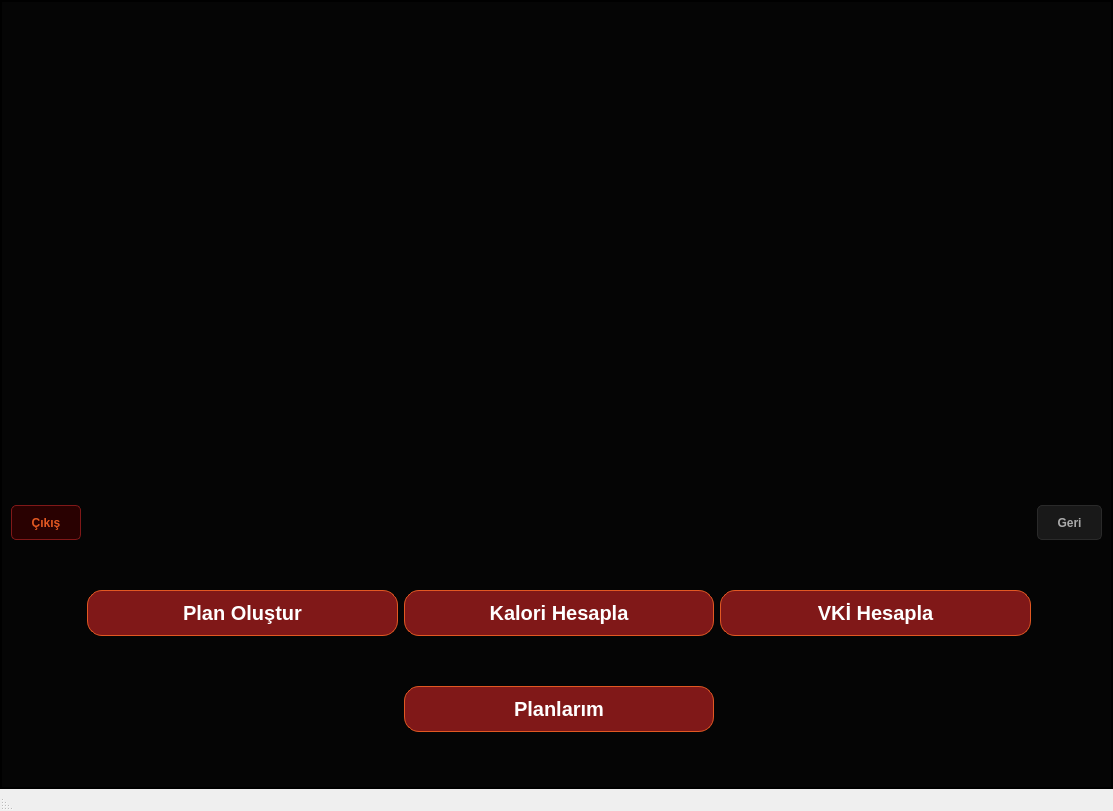
<?xml version="1.0" encoding="UTF-8"?>
<ui version="4.0">
 <class>MainWindow</class>
 <widget class="QMainWindow" name="MainWindow">
  <property name="geometry">
   <rect>
    <x>0</x>
    <y>0</y>
    <width>1113</width>
    <height>811</height>
   </rect>
  </property>
  <property name="maximumSize">
   <size>
    <width>16777215</width>
    <height>16777215</height>
   </size>
  </property>
  <property name="windowTitle">
   <string>MainWindow</string>
  </property>
  <property name="layoutDirection">
   <enum>Qt::RightToLeft</enum>
  </property>
  <widget class="QWidget" name="centralwidget">
   <layout class="QGridLayout" name="gridLayout">
    <property name="leftMargin">
     <number>0</number>
    </property>
    <property name="topMargin">
     <number>0</number>
    </property>
    <property name="rightMargin">
     <number>0</number>
    </property>
    <property name="bottomMargin">
     <number>0</number>
    </property>
    <property name="spacing">
     <number>0</number>
    </property>
    <item row="1" column="0">
     <widget class="QStackedWidget" name="stackedWidget">
      <property name="styleSheet">
       <string notr="true">background-color: #050505;</string>
      </property>
      <property name="frameShape">
       <enum>QFrame::WinPanel</enum>
      </property>
      <property name="currentIndex">
       <number>3</number>
      </property>
      <widget class="QWidget" name="giris">
       <layout class="QVBoxLayout" name="verticalLayout">
        <item>
         <spacer name="verticalSpacer">
          <property name="orientation">
           <enum>Qt::Vertical</enum>
          </property>
          <property name="sizeHint" stdset="0">
           <size>
            <width>20</width>
            <height>40</height>
           </size>
          </property>
         </spacer>
        </item>
        <item alignment="Qt::AlignHCenter">
         <widget class="QLabel" name="label_gorsel">
          <property name="maximumSize">
           <size>
            <width>650</width>
            <height>300</height>
           </size>
          </property>
          <property name="styleSheet">
           <string notr="true">color: #E0E0E0;        
    font-family: 'Segoe UI', sans-serif;
    font-size: 42px;       
    font-weight: 900;       
    background-color: transparent;
    qproperty-alignment: 'AlignCenter';</string>
          </property>
          <property name="text">
           <string/>
          </property>
          <property name="pixmap">
           <pixmap>../../OneDrive/Resimler/Ekran Görüntüleri/uygulama kapağı.png</pixmap>
          </property>
          <property name="scaledContents">
           <bool>true</bool>
          </property>
         </widget>
        </item>
        <item>
         <widget class="QLineEdit" name="lineEdit_userName">
          <property name="styleSheet">
           <string notr="true">background-color: #050505; /* Obsidian Siyah */
    border: 1px solid #2a2a2a; /* Obsidian Kenarlık */
    border-radius: 8px;
    padding: 12px;
    font-size: 15px;
    color: white;</string>
          </property>
          <property name="placeholderText">
           <string>Kullanıcı Adı</string>
          </property>
         </widget>
        </item>
        <item>
         <widget class="QLineEdit" name="lineEdit_password">
          <property name="styleSheet">
           <string notr="true">background-color: #050505; /* Obsidian Siyah */
    border: 1px solid #2a2a2a; /* Obsidian Kenarlık */
    border-radius: 8px;
    padding: 12px;
    font-size: 15px;
    color: white;
</string>
          </property>
          <property name="placeholderText">
           <string>Şifre</string>
          </property>
         </widget>
        </item>
        <item>
         <widget class="QPushButton" name="pushButton_entry">
          <property name="styleSheet">
           <string notr="true">background-color: #801818;
    color: #E0E0E0;           
    border-radius: 8px;
    padding: 12px;
    font-size: 16px;
    font-weight: bold;
    border: none;</string>
          </property>
          <property name="text">
           <string>Giriş Yap</string>
          </property>
         </widget>
        </item>
        <item>
         <widget class="QPushButton" name="pushButton_2">
          <property name="styleSheet">
           <string notr="true">background-color: transparent;
    color: #888;
    border: none;
    font-size: 14px</string>
          </property>
          <property name="text">
           <string>Şifremi unuttum</string>
          </property>
         </widget>
        </item>
        <item>
         <widget class="QPushButton" name="pushButton">
          <property name="styleSheet">
           <string notr="true">background-color: transparent;
    color: #888;
    border: none;
    font-size: 14px</string>
          </property>
          <property name="text">
           <string>Kaydol</string>
          </property>
         </widget>
        </item>
        <item>
         <spacer name="verticalSpacer_2">
          <property name="orientation">
           <enum>Qt::Vertical</enum>
          </property>
          <property name="sizeHint" stdset="0">
           <size>
            <width>20</width>
            <height>40</height>
           </size>
          </property>
         </spacer>
        </item>
       </layout>
      </widget>
      <widget class="QWidget" name="kaydolma">
       <layout class="QVBoxLayout" name="verticalLayout_2">
        <item>
         <spacer name="verticalSpacer_3">
          <property name="orientation">
           <enum>Qt::Vertical</enum>
          </property>
          <property name="sizeHint" stdset="0">
           <size>
            <width>20</width>
            <height>40</height>
           </size>
          </property>
         </spacer>
        </item>
        <item alignment="Qt::AlignHCenter">
         <widget class="QLabel" name="label_2">
          <property name="sizePolicy">
           <sizepolicy hsizetype="Preferred" vsizetype="Preferred">
            <horstretch>0</horstretch>
            <verstretch>0</verstretch>
           </sizepolicy>
          </property>
          <property name="maximumSize">
           <size>
            <width>650</width>
            <height>300</height>
           </size>
          </property>
          <property name="styleSheet">
           <string notr="true">color: #E0E0E0;          
    font-family: 'Segoe UI', sans-serif;
    font-size: 42px;        
    font-weight: 900;       
    background-color: transparent;
    qproperty-alignment: 'AlignCenter';</string>
          </property>
          <property name="text">
           <string/>
          </property>
          <property name="pixmap">
           <pixmap>../../OneDrive/Resimler/Ekran Görüntüleri/uygulama kapağı.png</pixmap>
          </property>
          <property name="scaledContents">
           <bool>true</bool>
          </property>
         </widget>
        </item>
        <item>
         <widget class="QLineEdit" name="lineEdit_kaydolma_userName">
          <property name="styleSheet">
           <string notr="true">background-color: #050505;
    border: 1px solid #2a2a2a; 
    padding: 12px;
    font-size: 15px;
    color: white;</string>
          </property>
          <property name="placeholderText">
           <string>Kullanıcı Adı</string>
          </property>
         </widget>
        </item>
        <item>
         <widget class="QLineEdit" name="lineEdit_email">
          <property name="styleSheet">
           <string notr="true">background-color: #050505;
    border: 1px solid #2a2a2a; 
    padding: 12px;
    font-size: 15px;
    color: white;</string>
          </property>
          <property name="placeholderText">
           <string>E-Mail</string>
          </property>
         </widget>
        </item>
        <item>
         <widget class="QLineEdit" name="lineEdit_sifreolusturma">
          <property name="styleSheet">
           <string notr="true">background-color: #050505;
    border: 1px solid #2a2a2a; 
    padding: 12px;
    font-size: 15px;
    color: white;</string>
          </property>
          <property name="placeholderText">
           <string>Şifre</string>
          </property>
         </widget>
        </item>
        <item>
         <widget class="QComboBox" name="comboBox_securityquestion">
          <property name="styleSheet">
           <string notr="true">
background-color: rgba(20, 20, 20, 0.95);
color: rgb(255, 255, 255);
    border: 1px solid #2a2a2a;              
    border-radius: 15px;
</string>
          </property>
          <item>
           <property name="text">
            <string>Evcil hayvan</string>
           </property>
          </item>
          <item>
           <property name="text">
            <string>En sevdiğin renk</string>
           </property>
          </item>
          <item>
           <property name="text">
            <string>En sevdiğin yemek</string>
           </property>
          </item>
          <item>
           <property name="text">
            <string/>
           </property>
          </item>
          <item>
           <property name="text">
            <string/>
           </property>
          </item>
         </widget>
        </item>
        <item>
         <widget class="QLineEdit" name="lineEdit_answerofquestion">
          <property name="styleSheet">
           <string notr="true">background-color: #050505;
    border: 1px solid #2a2a2a; 
    padding: 12px;
    font-size: 15px;
    color: white;</string>
          </property>
          <property name="placeholderText">
           <string>Cevap</string>
          </property>
         </widget>
        </item>
        <item>
         <widget class="QPushButton" name="pushButton_kaydolm2">
          <property name="styleSheet">
           <string notr="true">background-color: #801818;
    color: #E0E0E0;           
    border-radius: 8px;
    padding: 12px;
    font-size: 16px;
    font-weight: bold;
    border: none;</string>
          </property>
          <property name="text">
           <string>Kaydol</string>
          </property>
         </widget>
        </item>
        <item>
         <widget class="QPushButton" name="pushButton_girisyapgeri">
          <property name="styleSheet">
           <string notr="true">background-color: transparent;
    color: #888;
    border: none;
    font-size: 14px</string>
          </property>
          <property name="text">
           <string>Giriş Yap</string>
          </property>
         </widget>
        </item>
        <item>
         <spacer name="verticalSpacer_4">
          <property name="orientation">
           <enum>Qt::Vertical</enum>
          </property>
          <property name="sizeHint" stdset="0">
           <size>
            <width>20</width>
            <height>40</height>
           </size>
          </property>
         </spacer>
        </item>
       </layout>
      </widget>
      <widget class="QWidget" name="sifresirlama">
       <layout class="QGridLayout" name="gridLayout_2">
        <item row="0" column="0">
         <spacer name="verticalSpacer_5">
          <property name="orientation">
           <enum>Qt::Vertical</enum>
          </property>
          <property name="sizeHint" stdset="0">
           <size>
            <width>20</width>
            <height>40</height>
           </size>
          </property>
         </spacer>
        </item>
        <item row="2" column="0">
         <widget class="QLineEdit" name="lineEdit_emailrepeat">
          <property name="styleSheet">
           <string notr="true">background-color: #050505;
    border: 1px solid #2a2a2a; 
    padding: 12px;
    font-size: 15px;
    color: white;</string>
          </property>
          <property name="placeholderText">
           <string>Kayıtlı Mail</string>
          </property>
         </widget>
        </item>
        <item row="4" column="0">
         <widget class="QPushButton" name="pushButton_3">
          <property name="styleSheet">
           <string notr="true">background-color: transparent;
    color: #888;
    border: none;
    font-size: 14px</string>
          </property>
          <property name="text">
           <string>Giriş'e Dön</string>
          </property>
         </widget>
        </item>
        <item row="3" column="0">
         <widget class="QPushButton" name="pushButton_sorgula">
          <property name="styleSheet">
           <string notr="true">background-color: #801818;
    color: #E0E0E0;           
    border-radius: 8px;
    padding: 12px;
    font-size: 16px;
    font-weight: bold;
    border: none;</string>
          </property>
          <property name="text">
           <string>Sorgula</string>
          </property>
         </widget>
        </item>
        <item row="1" column="0">
         <widget class="QLabel" name="label_passwordRevize">
          <property name="styleSheet">
           <string notr="true">font-size:24px;
 color:#E25822; 
font-weight:bold</string>
          </property>
          <property name="text">
           <string>Şifre sıfırlama</string>
          </property>
         </widget>
        </item>
        <item row="5" column="0">
         <spacer name="verticalSpacer_6">
          <property name="orientation">
           <enum>Qt::Vertical</enum>
          </property>
          <property name="sizeHint" stdset="0">
           <size>
            <width>20</width>
            <height>40</height>
           </size>
          </property>
         </spacer>
        </item>
       </layout>
      </widget>
      <widget class="QWidget" name="anaMenu">
       <layout class="QGridLayout" name="gridLayout_3">
        <item row="3" column="1">
         <widget class="QPushButton" name="pushButton_vkihesapla">
          <property name="styleSheet">
           <string notr="true">background-color: rgba(20, 20, 20, 0.95);
    border: 1px solid #2a2a2a;
    border-radius: 15px;
    color: white;
    font-size: 20px;
    font-weight: bold;
    padding: 10px;
background-color: #801818; 
    border: 1px solid #E25822;
    color: #ffffff;</string>
          </property>
          <property name="text">
           <string>VKİ Hesapla</string>
          </property>
         </widget>
        </item>
        <item row="3" column="2">
         <widget class="QPushButton" name="pushButton_kalorihesapla">
          <property name="styleSheet">
           <string notr="true">background-color: rgba(20, 20, 20, 0.95);
    border: 1px solid #2a2a2a;
    border-radius: 15px;
    color: white;
    font-size: 20px;
    font-weight: bold;
    padding: 10px;
background-color: #801818; 
    border: 1px solid #E25822;
    color: #ffffff;</string>
          </property>
          <property name="text">
           <string>Kalori Hesapla</string>
          </property>
         </widget>
        </item>
        <item row="4" column="2">
         <widget class="QPushButton" name="pushButton_4">
          <property name="styleSheet">
           <string notr="true">background-color: rgba(20, 20, 20, 0.95);
    border: 1px solid #2a2a2a;
    border-radius: 15px;
    color: white;
    font-size: 20px;
    font-weight: bold;
    padding: 10px;
background-color: #801818; 
    border: 1px solid #E25822;
    color: #ffffff;</string>
          </property>
          <property name="text">
           <string>Planlarım</string>
          </property>
         </widget>
        </item>
        <item row="3" column="3">
         <widget class="QPushButton" name="pushButton_planolustur">
          <property name="styleSheet">
           <string notr="true">background-color: rgba(20, 20, 20, 0.95);
    border: 1px solid #2a2a2a;
    border-radius: 15px;
    color: white;
    font-size: 20px;
    font-weight: bold;
    padding: 10px;
background-color: #801818; 
    border: 1px solid #E25822;
    color: #ffffff;</string>
          </property>
          <property name="text">
           <string>Plan Oluştur</string>
          </property>
         </widget>
        </item>
        <item row="1" column="4">
         <widget class="QToolButton" name="toolButton_exit">
          <property name="styleSheet">
           <string notr="true">background-color: rgba(50, 0, 0, 0.8);
    border: 1px solid #801818;          
    color: #E25822;                     
    border-radius: 5px;
    padding: 8px 15px;
    font-weight: bold;</string>
          </property>
          <property name="text">
           <string>Çıkış</string>
          </property>
         </widget>
        </item>
        <item row="1" column="0">
         <widget class="QToolButton" name="toolButton_geri">
          <property name="styleSheet">
           <string notr="true">background-color: rgba(30, 30, 30, 0.8);
    border: 1px solid #2a2a2a;
    color: #aaaaaa;
    border-radius: 5px;
    padding: 8px 15px;
    font-weight: bold;</string>
          </property>
          <property name="text">
           <string>Geri</string>
          </property>
         </widget>
        </item>
        <item row="0" column="2">
         <widget class="QLabel" name="label_logomenu">
          <property name="maximumSize">
           <size>
            <width>16777215</width>
            <height>400</height>
           </size>
          </property>
          <property name="text">
           <string/>
          </property>
          <property name="pixmap">
           <pixmap>../../OneDrive/Resimler/Ekran Görüntüleri/menu_logo.jpg</pixmap>
          </property>
         </widget>
        </item>
       </layout>
      </widget>
     </widget>
    </item>
   </layout>
  </widget>
  <widget class="QMenuBar" name="menubar">
   <property name="geometry">
    <rect>
     <x>0</x>
     <y>0</y>
     <width>1113</width>
     <height>25</height>
    </rect>
   </property>
   <property name="nativeMenuBar">
    <bool>false</bool>
   </property>
  </widget>
  <widget class="QStatusBar" name="statusbar"/>
 </widget>
 <resources/>
 <connections/>
</ui>
